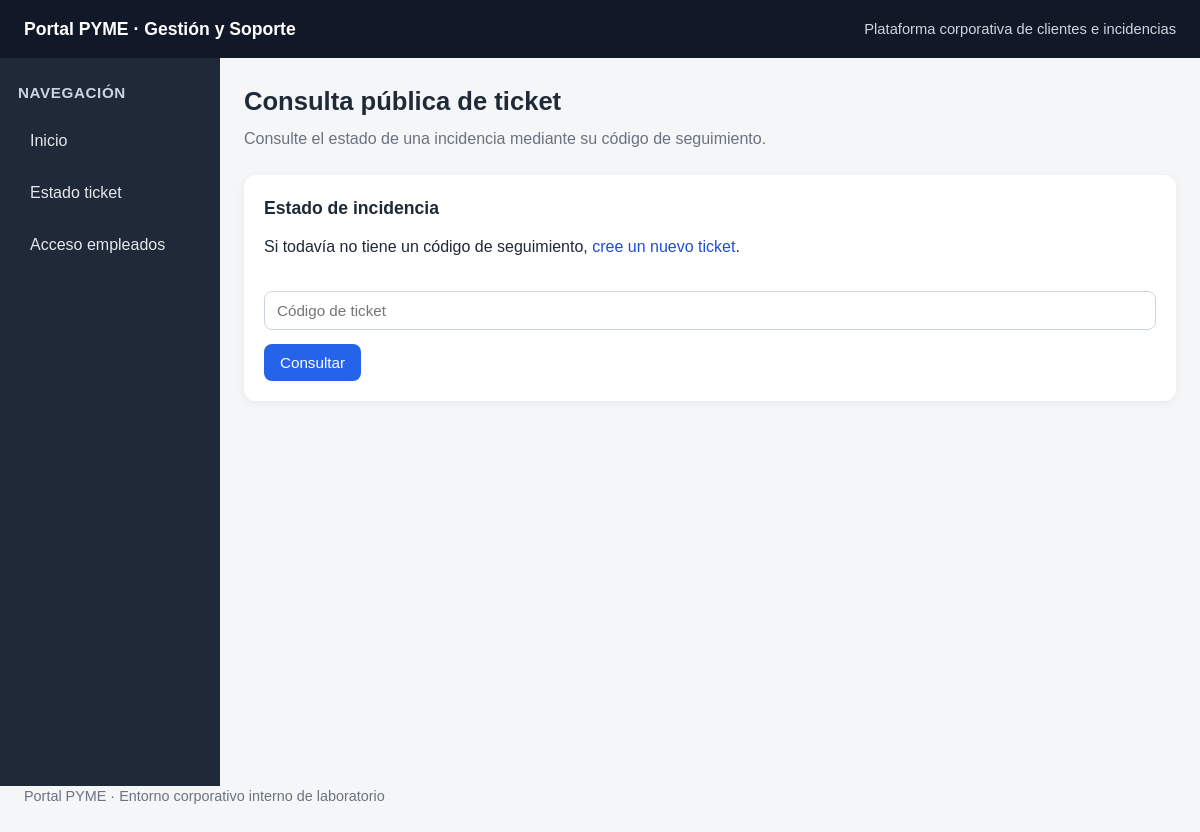
Page /estado_ticket.php?codigo=TCK-2026-001 on the earlier database version.
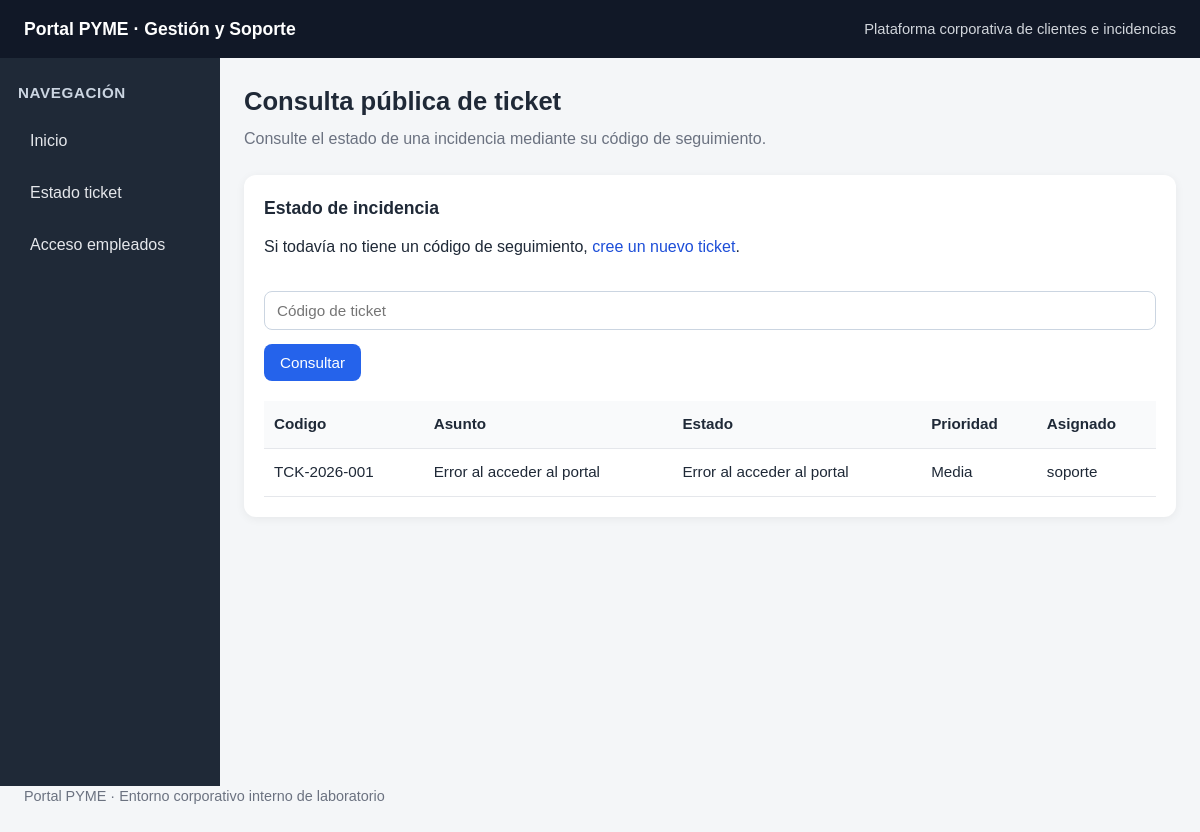
Same page on the later database version.
### tables this page shows
CREATE TABLE tickets (
    id INT AUTO_INCREMENT PRIMARY KEY,
    codigo VARCHAR(30) NOT NULL UNIQUE,
    asunto VARCHAR(160) NOT NULL,
    descripcion TEXT NOT NULL,
    estado VARCHAR(40) NOT NULL,
    prioridad VARCHAR(30) NOT NULL,
    empleado_asignado VARCHAR(80) NOT NULL,
    cliente_id INT NULL
);

### estado_ticket.php (the view, shortened to what this page needs)
<?php
include 'config/db.php';
include 'includes/header.php';
include 'includes/sidebar.php';
$codigo = $_GET['codigo'] ?? '';
?>
<section class="page-header">
    <h2>Consulta pública de ticket</h2>
    <p>Consulte el estado de una incidencia mediante su código de seguimiento.</p>
</section>
<div class="card">
    <h3>Estado de incidencia</h3>
    <p style="padding-bottom: 2em;">
        Si todavía no tiene un código de seguimiento,
        <a href="#" onclick="openTicketModal(); return false;">cree un nuevo ticket</a>.
    </p>
    <form method="GET">
        <input type="text" name="codigo" placeholder="Código de ticket" >
        <input type="submit" value="Consultar">
    </form>
    <?php if ($codigo !== ''): ?>
        <?php
        $codigo_filtrado = str_replace(["--", "/*", "*/"], "", $codigo);
        $query = "
            SELECT codigo, asunto, descripcion, estado, prioridad, empleado_asignado
            FROM tickets
            WHERE codigo = '$codigo_filtrado'
        ";
        $result = $conn->query($query);
        ?>
        <?php if ($result && $result->num_rows > 0): ?>
            <div class="table-wrapper" style="margin-top:20px;">
                <table>
                    <tr>
                        <th>Codigo</th>
                        <th>Asunto</th>
                        <th>Estado</th>
                        <th>Prioridad</th>
                        <th>Asignado</th>
                    </tr>
                    <?php while ($row = $result->fetch_assoc()): ?>
                        <tr>
                            <td><?php echo htmlspecialchars($row['codigo']); ?></td>
                            <td><?php echo htmlspecialchars($row['asunto']); ?></td>
                            <td><?php echo $row['asunto']; ?></td>
                            <td><?php echo htmlspecialchars($row['prioridad']); ?></td>
                            <td><?php echo htmlspecialchars($row['empleado_asignado']); ?></td>
                        </tr>
                    <?php endwhile; ?>
                </table>
            </div>
        <?php else: ?>
            <script>
                alert("No se encontró ningún ticket con ese código.");
            </script>
        <?php endif; ?>
    <?php endif; ?>
</div>
<?php include 'includes/footer.php'; ?>

### includes/header.php (shortened to what this page needs)
<!DOCTYPE html>
<html lang="es">
<head>
    <link rel="stylesheet" href="/assets/css/style.css">
</head>
<body>
<header class="topbar">
    <h1 style="margin:0;">
        <a href="/index.php"
           style="color: inherit; text-decoration: none;">
            Portal PYME · Gestión y Soporte
        </a>
    </h1>
    <div class="topbar-text">
        <?php if (isset($_SESSION['username'])): ?>
            Bienvenido, <strong><?php echo htmlspecialchars($_SESSION['username']); ?></strong> |
            <a href="/logout.php" class="logout-btn">Cerrar sesión</a>
        <?php else: ?>
            Plataforma corporativa de clientes e incidencias
        <?php endif; ?>
    </div>
</header>
<div class="layout">

### includes/sidebar.php (shortened to what this page needs)
<aside class="sidebar">
    <h2>Navegación</h2>
    <nav>
        <a href="/index.php">Inicio</a>
        <a href="/estado_ticket.php">Estado ticket</a>
        <?php if (!isset($_SESSION['empleado_id'])): ?>
            <a href="/login.php">Acceso empleados</a>
        <?php endif; ?>
    </nav>
</aside>
<main class="content">

### includes/footer.php
</main>
</div>
<footer class="content footer">
    <p>Portal PYME · Entorno corporativo interno de laboratorio</p>
</footer>
</body>
</html>

### assets/css/style.css (style rules this page uses)
* { box-sizing: border-box; margin: 0; padding: 0; }
html, body { font-family: Arial, Helvetica, sans-serif; background: #f4f6f8; color: #1f2937; line-height: 1.5; }
body { min-width: 0; }
a { text-decoration: none; color: #1d4ed8; }
.topbar { background: #111827; color: #ffffff; padding: 16px 24px; display: flex; justify-content: space-between; align-items: center; gap: 12px; flex-wrap: wrap; }
.topbar h1 { font-size: 1.1rem; font-weight: 600; }
.topbar .topbar-text { font-size: 0.92rem; color: #d1d5db; }
.layout { display: flex; min-height: calc(100vh - 72px); min-width: 0; }
.sidebar { width: 220px; flex: 0 0 220px; background: #1f2937; color: white; padding: 24px 18px; }
.sidebar h2 { font-size: 0.95rem; margin-bottom: 14px; color: #cbd5e1; text-transform: uppercase; letter-spacing: 0.04em; }
.sidebar nav { display: flex; flex-direction: column; gap: 8px; }
.sidebar nav a { display: block; color: #e5e7eb; padding: 10px 12px; border-radius: 8px; }
.content { flex: 1 1 auto; min-width: 0; padding: 24px; }
.page-header { margin-bottom: 24px; }
.page-header h2 { font-size: 1.6rem; margin-bottom: 6px; }
.page-header p { color: #6b7280; }
.card { background: white; border-radius: 12px; padding: 20px; margin-bottom: 20px; box-shadow: 0 2px 10px rgba(0,0,0,0.06); overflow-x: auto; }
.card h3 { margin-bottom: 14px; font-size: 1.1rem; }
form { width: 100%; }
input[type="text"], input[type="password"], input[type="email"], textarea, select { width: 100%; max-width: 100%; padding: 10px 12px; border: 1px solid #cbd5e1; border-radius: 8px; margin-bottom: 14px; background: white; font-size: 0.95rem; }
button, input[type="submit"] { background: #2563eb; color: white; border: none; padding: 10px 16px; border-radius: 8px; cursor: pointer; font-size: 0.95rem; }
.table-wrapper { width: 100%; overflow-x: auto; }
table { width: 100%; min-width: 700px; border-collapse: collapse; background: white; }
table th, table td { padding: 12px 10px; border-bottom: 1px solid #e5e7eb; text-align: left; vertical-align: top; }
table th { background: #f9fafb; font-size: 0.95rem; white-space: nowrap; }
table td { font-size: 0.95rem; }
.footer { padding: 0 24px 24px 24px; color: #6b7280; font-size: 0.9rem; }

Differences in the rows shown:
now on this page (row edited): tickets: codigo "TCK-2026-001", asunto "Error al acceder al portal", prioridad "Media", empleado_asignado "soporte"
Other differences:
text now shown: "Codigo Asunto Estado Prioridad Asignado"
